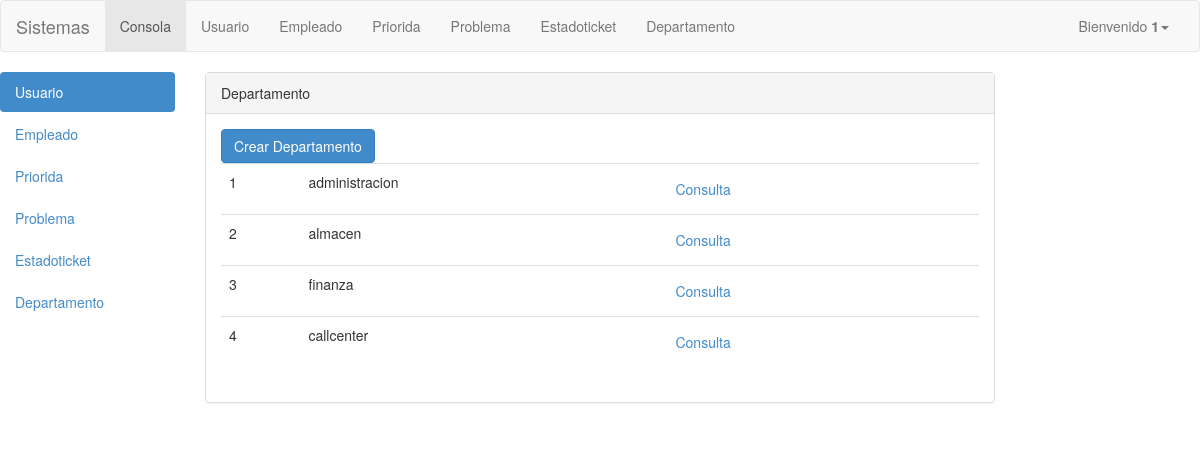
The app's page /ProyectoPR4/empleado/departamento.php (signed in) with its own data.
### tables this page shows
CREATE TABLE IF NOT EXISTS `departamento` (
  `iddepartamento` int(11) NOT NULL AUTO_INCREMENT,
  `nombreDepa` varchar(45) DEFAULT NULL,
  PRIMARY KEY (`iddepartamento`)
);

### ProyectoPR4/empleado/departamento.php (the view, shortened to what this page needs)
<!DOCTYPE html>
<html lang="en">
<head>
	<LINK rel="stylesheet" HREF="../../ProyectoPR4/css/bootstrap-3.2.0-dist/css/bootstrap.css"  >
</head>
<body>
<?php
include("../include/menu.php");
?>
<div class="row">
 <div class="col-md-2">
   <?php
include("../include/menulateral.php");
    ?>
 </div>
  <div class="col-md-8">
  	<div class="panel panel-default">
  <div class="panel-heading">Departamento</div>
  <div class="panel-body">
  <div><button type="button" class="btn btn-primary" data-toggle="modal" data-target=".bs-example-modal-lg">Crear Departamento</button></div>
  <table class="table">
  <?php
$result= mysql_query("select iddepartamento,nombreDepa from departamento ");
while ($row=mysql_fetch_array($result)) {
?>
<tr>
  <td><?php echo$row["iddepartamento"]  ?></td>
  <td><?php echo$row["nombreDepa"]  ?></td>
 <td><form  id="updateCita" method="GET" action="upddepa.php ">
<input type="submit" name="cmdguardar" class="btn btn-link" value="Consulta" POST="SUMIT"/>
</form></td>
</tr>
<?php
}
?>
</table>
  </div>
</div>
  </div>
</div>
</body>
</html>

### records on screen
departamento: iddepartamento "1", nombreDepa "administracion"
departamento: iddepartamento "2", nombreDepa "almacen"
departamento: iddepartamento "3", nombreDepa "finanza"
departamento: iddepartamento "4", nombreDepa "callcenter"

### other values on screen
$_SESSION['userid'] "1"
